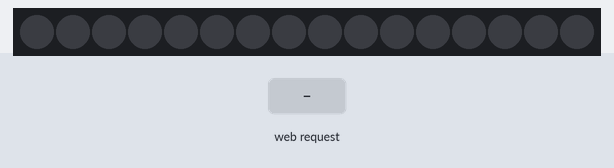
A sketch run on a simulated ESP8266 (NodeMCU). Shown: 16 RGB LEDs in strip order, left to right. The test bench sets the inputs (shaded band). Dim RGB values are drawn brighter than linear; what the sketch prints to the serial monitor is not drawn.

Above: at 2.2 s.
2.3 s: HTTP request GET /on?red=1 received
At 3.5 s:
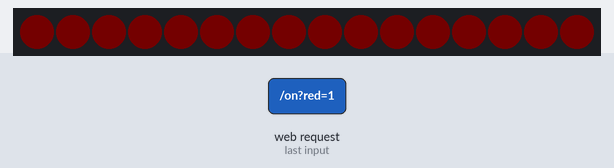
4.4 s: HTTP request GET /on?green=1 received
At 6.2 s:
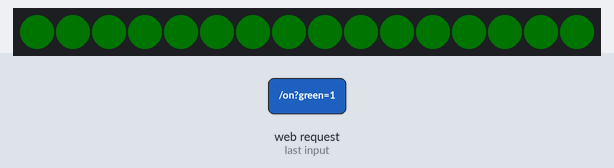
6.5 s: HTTP request GET /on?blue=1 received
At 7.9 s:
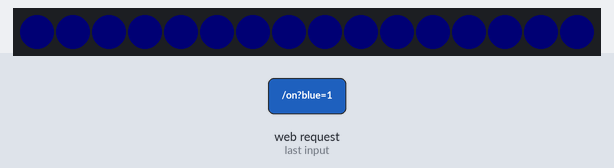
8.6 s: HTTP request GET /on?red=1&green=1&blue=1 received
At 10.4 s:
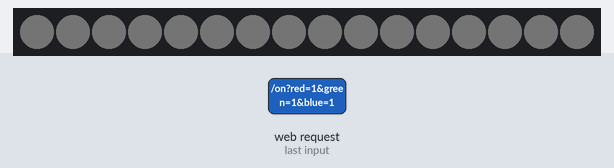
10.7 s: HTTP request GET /on received
At 10.92 s:
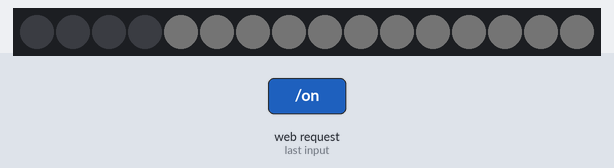
12.8 s: HTTP request GET /on?green=120 received
At 13.02 s:
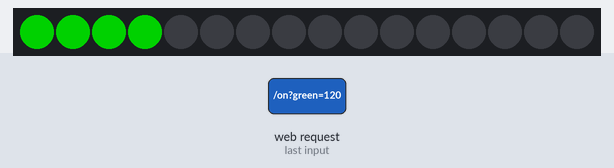
Timing chart, 0 to 15.8 s (numbered marks = the images above; inputs shaded):
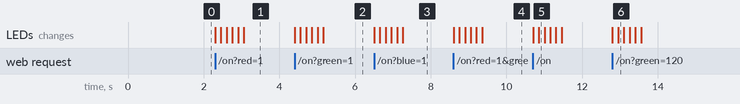

The sketch:

NeopixelUebersNetzSteuern.ino
```cpp
#include <ESP8266WiFi.h>
#include <WiFiClient.h>
#include <ESP8266WebServer.h>
#include <Adafruit_NeoPixel.h>

#define PIN            D5
#define NUMPIXELS      16

ESP8266WebServer server(80);

Adafruit_NeoPixel pixels = Adafruit_NeoPixel(NUMPIXELS, PIN, NEO_GRB + NEO_KHZ800);

void handleRoot() {
  server.send(200, "text/html", "<h1>You are connected!</h1>");
}

void setLight(uint32_t color, uint8_t wait) {
  for (int i = 0; i < NUMPIXELS; i++) {
    pixels.setPixelColor(i, color);
    pixels.show();
    delay(wait);
  }
}

void handleOn() {
  int red = server.arg("red").toInt();
  int green = server.arg("green").toInt();
  int blue = server.arg("blue").toInt();
  setLight(pixels.Color(red, green, blue), 50);
  server.send(200, "text/html", "<h1>LED on</h1>");
}

void handleOff() {
  server.send(200, "text/html", "<h1>LED off</h1>");
  setLight(pixels.Color(0, 0, 0), 0);
}

void setup() {
  Serial.begin(115200);
  pixels.begin();
  setLight(pixels.Color(0, 0, 0), 0);

  delay(1000);

  Serial.println();
  Serial.print("Configuring access point...");
  WiFi.softAP("FooBar");

  IPAddress myIP = WiFi.softAPIP();
  Serial.print("AP IP address: ");
  Serial.println(myIP);

  server.on("/", handleRoot);
  server.on("/on",  handleOn);
  server.on("/off", handleOff);
  server.begin();

  Serial.println("HTTP server started");
}

void loop() {
  server.handleClient();
}
```

Measured:
- after the input at 2.3 s, the LEDs: first change at once (image 1 shows a later state)
- after the input at 4.4 s, the LEDs: first change at once (image 2 shows a later state)
- after the input at 6.5 s, the LEDs: first change at once (image 3 shows a later state)
- after the input at 8.6 s, the LEDs: first change at once (image 4 shows a later state)
- after the input at 10.7 s, the LEDs: first change at once (image 5 shows a later state)
- after the input at 12.8 s, the LEDs: first change at once (image 6 shows a later state)
